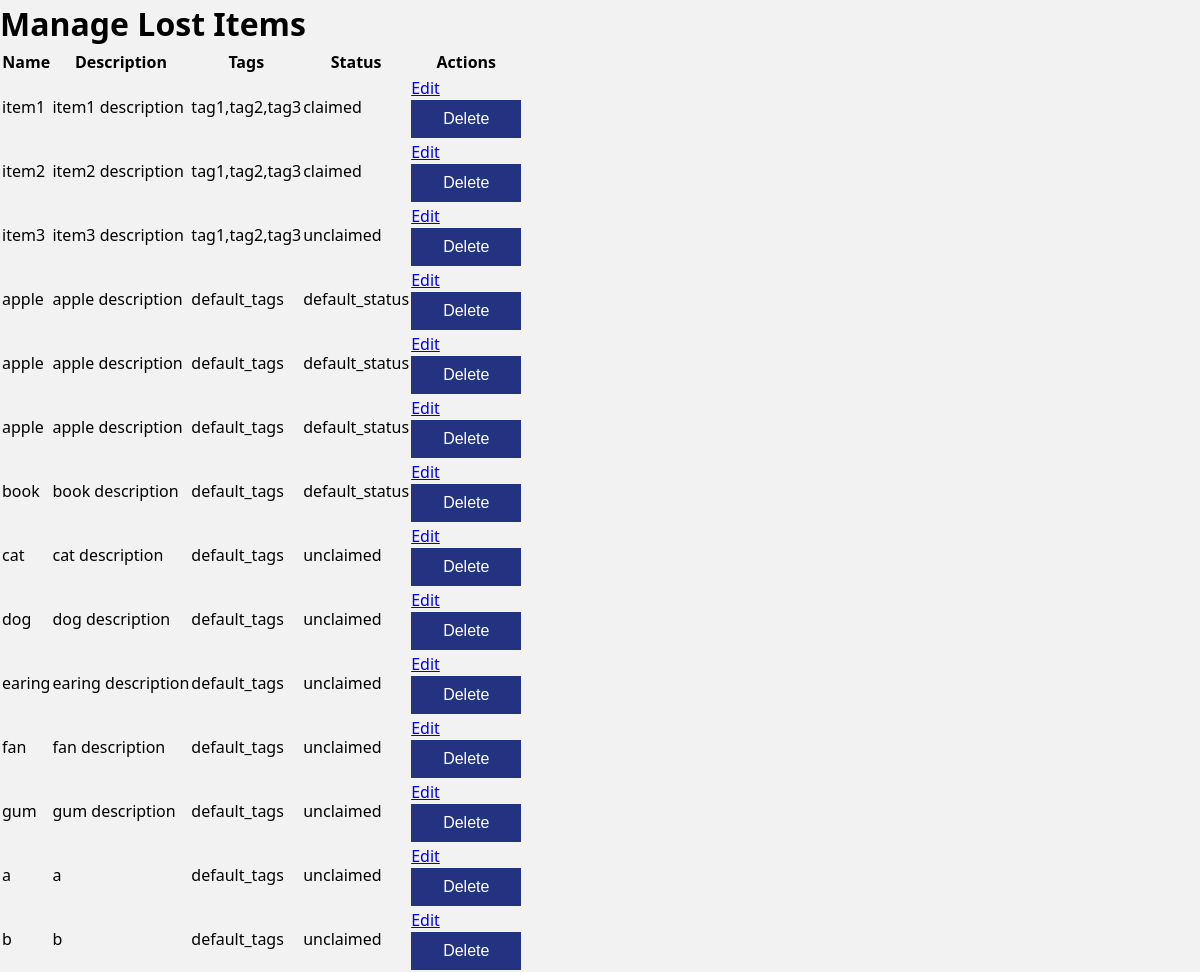
The app's page /admin/manage-items (signed in), older data.
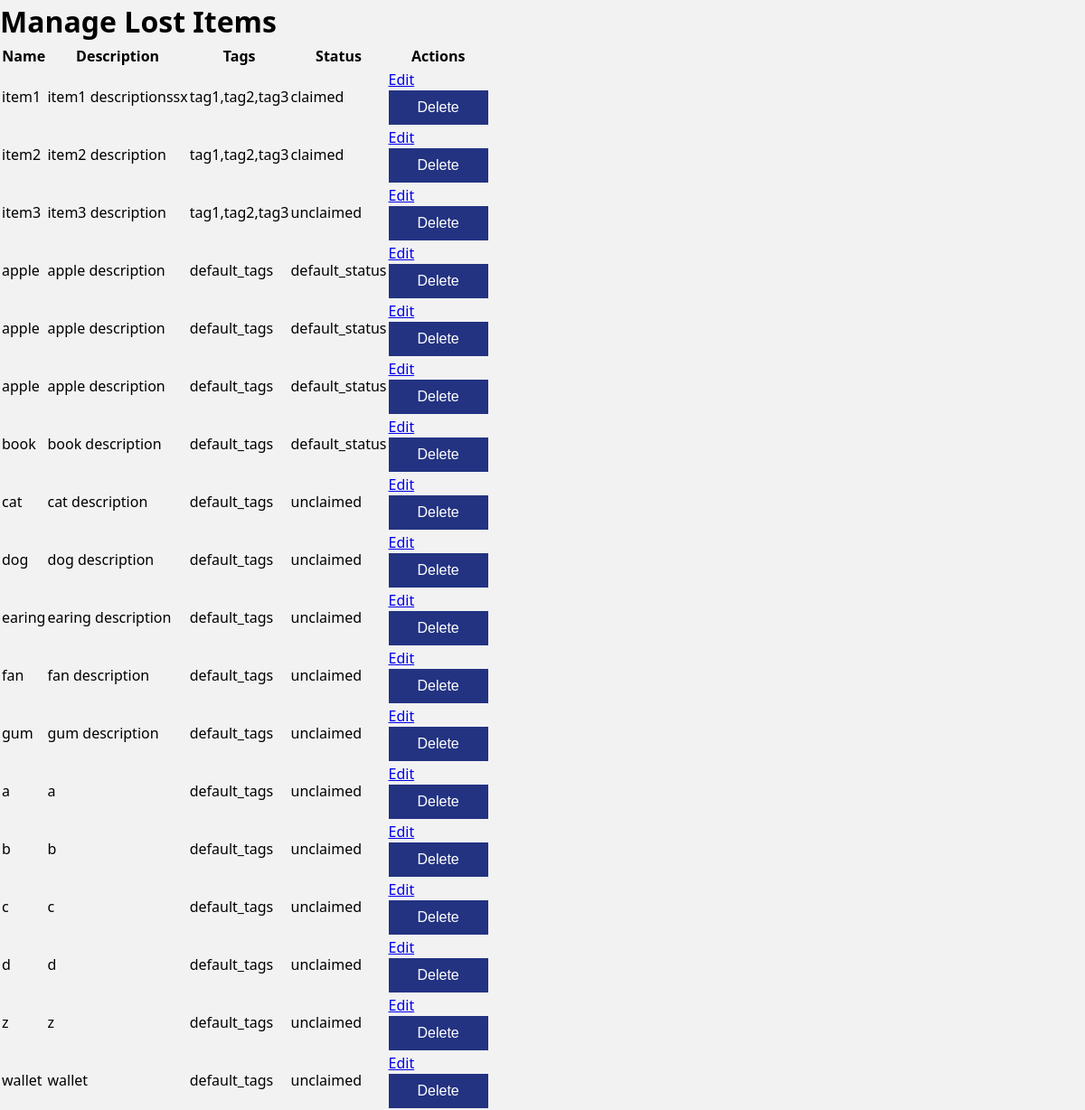
The same page, newer data.
### app/models.py (models this page shows, shortened)
class LostItem(db.Model):
    id = db.Column(db.Integer, primary_key=True)
    name = db.Column(db.String(128))
    description = db.Column(db.String(512))
    tags = db.Column(db.String(128))
    photo_paths = db.Column(db.String(128))
    status = db.Column(db.String(128), default="unclaimed")
    created_at = db.Column(db.DateTime, default=datetime.now)
    updated_at = db.Column(db.DateTime, default=datetime.now, onupdate=datetime.now)
    admin_id = db.Column(db.Integer, db.ForeignKey('user.id'))

### app/routes.py (the view)
@app.route('/admin/manage-items', methods=['GET'])
@login_required
def admin_manage_items():
    if not current_user.previlage == 'admin':
        return redirect(url_for('index'))
    items = LostItem.query.all() # Fetch all lost items from the database
    return render_template('admin/manage-items.html', items=items)

### app/models.py (called while the page is built)
@login.user_loader
def load_user(id):
    return db.session.get(User, int(id))

### app/templates/admin/manage-items.html (shortened to what this page needs)
<!DOCTYPE html>
<html lang="en">
<head>
    <link rel="stylesheet" type="text/css" href="{{ url_for('static', filename='css/styles.css') }}">
</head>
<body>
    <header>
        <h1>Manage Lost Items</h1>
    </header>
    <main>
        <table>
            <thead>
                <tr>
                    <th>Name</th>
                    <th>Description</th>
                    <th>Tags</th>
                    <th>Status</th>
                    <th>Actions</th>
                </tr>
            </thead>
            <tbody>
                {% for item in items %}
                <tr>
                    <td>{{ item.name }}</td>
                    <td>{{ item.description }}</td>
                    <td>{{ item.tags }}</td>
                    <td>{{ item.status }}</td>
                    <td>
                        <a href="{{ url_for('admin_edit_item', item_id=item.id) }}">Edit</a>
                        <form action="{{ url_for('admin_delete_item', item_id=item.id) }}" method="post" style="display:inline;">
                            <button type="submit" onclick="return confirm('Are you sure you want to delete this item?');">Delete</button>
                        </form>
                    </td>
                </tr>
                {% endfor %}
            </tbody>
        </table>
    </main>
</body>
</html>

### app/static/css/styles.css (style rules this page uses)
* { margin: 0; padding: 0; box-sizing: border-box; }
body { font-family: 'Segoe UI', 'Open Sans', 'Helvetica Neue', sans-serif; font-size: 1rem; font-weight: 300; line-height: 1.5; scroll-behavior: smooth; background-color: rgb(242, 242, 242); }
button { display: block; margin: auto; background-color: #233382; color: #fff; border: none; padding: 10px 32px; text-align: center; font-size: 16px; transition-duration: 0.4s; }

Row changes from the older to the newer data that the page shows:
changed LostItem "item1": description "item1 description" → "item1 descriptionssx"
added LostItem: name "c", description "c", tags "default_tags", status "unclaimed"
added LostItem: name "d", description "d", tags "default_tags", status "unclaimed"
added LostItem: name "z", description "z", tags "default_tags", status "unclaimed"
added LostItem: name "wallet", description "wallet", tags "default_tags", status "unclaimed"
